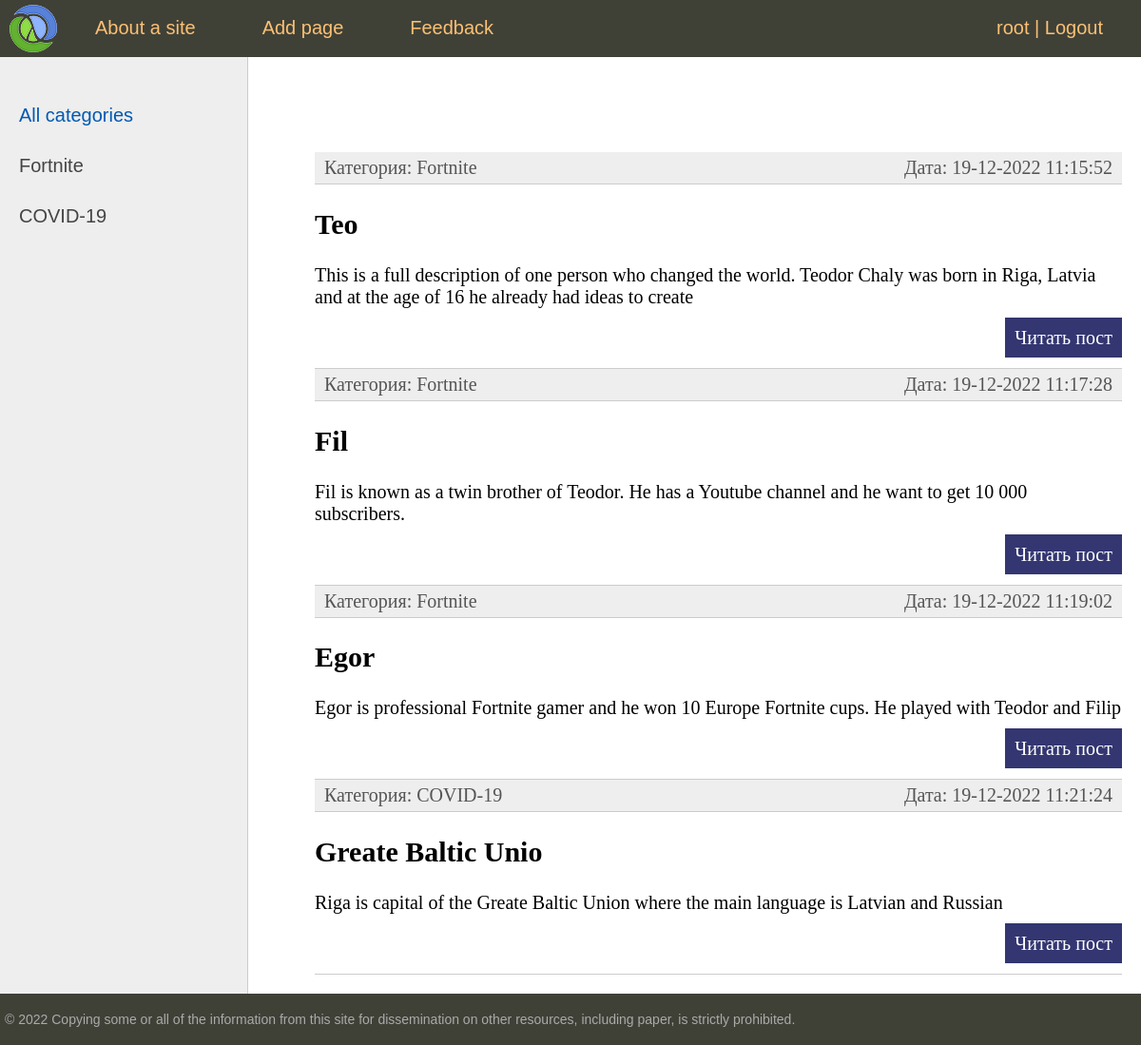
The app's page / (signed in) with its own data.
### blog/models.py (models this page shows, shortened)
class Category(models.Model):
    name = models.CharField(max_length=100, db_index=True)
    slug = models.SlugField(max_length=255, unique=True, db_index=True, verbose_name="URL")
    def __str__(self):
        return  self.name

class News(models.Model):
    title = models.CharField(max_length=255)
    slug = models.SlugField(max_length=255, unique=True, db_index=True, verbose_name="URL")
    content = models.TextField(blank=True)
    photo = models.ImageField(upload_to="photos/%Y/%m/%d/")
    time_create = models.DateTimeField(auto_now_add=True)
    time_update = models.DateTimeField(auto_now=True)
    is_published = models.BooleanField(default=True)
    cat = models.ForeignKey('Category', on_delete=models.PROTECT)
    def get_absolute_url(self):
        return reverse('post', kwargs = {'post_slug':self.slug})
    class Meta:
        verbose_name = "Breaking new" # ! Changes in admin panel (name)
        verbose_name_plural = "Breaking news"  # ! Changes in admin panel (name)
        ordering = ["id"]

### blog/views.py (the view)
# urls.py: path('', NewsHome.as_view(), name = 'home'),
class NewsHome(DataMixin ,ListView):
    model = News
    template_name = "blog/index.html"
    context_object_name = 'posts'
    def get_context_data(self, *, object_list=None, **kwargs):
        context = super().get_context_data(**kwargs)
        c_def = self.get_user_context(title="Main page  ")
        return dict(list(context.items()) + list(c_def.items()))
    def get_queryset(self):
        return News.objects.filter(is_published = True).select_related('cat')

### blog/templatetags/blog_tags.py (called while the page is built)
@register.inclusion_tag("blog/list_categories.html")
def show_categories(sort=None, cat_selected=0):
    if not sort:
        cats = Category.objects.all()
    else:
        cats = Category.objects.order_by(sort)
    return {"cats": cats, "cat_selected": cat_selected}

### blog/utils.py (called while the page is built)
    def get_user_context(self, **kwargs):
        context = kwargs
        cats = cache.get('cats')
        if not cats:
            cats = Category.objects.annotate(Count('news'))
            cache.set('cats', cats, 60)
        user_menu = menu.copy()
        if not self.request.user.is_authenticated:
            user_menu.pop(1)
        context['menu'] = user_menu
        context['cats'] = cats
        if 'cat_selected' not in context:
            context['cat_selected'] = 0
        return context

### blog/templates/blog/index.html (shortened to what this page needs)
{% extends 'blog/base.html' %}
{% block content %}
<ul class="list-articles">
	{% for p in posts %}
	<li><div class="article-panel">
	<p class="first">Категория: {{p.cat}}</p>
	<p class="last">Дата: {{p.time_update|date:"d-m-Y H:i:s"}}</p>
			<li><h2>{{p.title}}</h2>
	{% autoescape on %}
	{{p.content|linebreaks|truncatewords:50}}
	{% endautoescape %}
			<p class="link-read-post"><a target="_blank" href="{{p.get_absolute_url}}">Читать пост</a></p>
			</li>
	{% endfor %}
</ul>
{% endblock %}

### blog/templates/blog/base.html (shortened to what this page needs)
{% load static %}
{% load blog_tags %}
<!DOCTYPE html>
<html>
<head>
	<link type="text/css" href="{% static 'blog/css/styles.css' %}" rel="stylesheet" />
</head>
<body>
<table class="table-page" border=0 cellpadding="0" cellspacing="0">
<tr><td valign=top>
{% block mainmenu %}
		<div class="header">
			<ul id="mainmenu" class="mainmenu">
			<li class="logo"><a href="{% url 'home' %}"><div class="logo"></div></a></li>
{% for m in menu %}
			<li><a href="{% url m.url_name  %}">{{m.title}}</a></li>
{% endfor %}
				{% if request.user.is_authenticated%}
				<li class = "last">{{user.username}} | <a href = "{% url 'logout'%}">Logout</a></li>
				{% else %}
				<li class = "last"><a href="{% url 'registration'%}"> Registration</a> | <a href = "{% url 'login'%}">Join</a></li>
				{% endif %}
			</ul>
		</div>
{% endblock mainmenu %}
<table class="table-content" border=0 cellpadding="0" cellspacing="0">
<tr>
	<td valign="top" class="left-chapters">
	<ul id="leftchapters">
	{% if cat_selected == 0 %}
			<li class="selected">All categories</li>
	{% else %}
			<li><a href="{% url 'home' %}" target="_blank">All categories</a></li>
	{% endif %}
{% show_categories cat_selected=cat_selected %}
	</ul>
</td>
<td valign="top" class="content">
	<div class="content-text">
{% block content %}
{% endblock %}
	</div>
</td></tr></table>
</td></tr>
<tr><td valign=top>
	<div id="footer">
		<p>&copy; 2022 Copying some or all of the information from this site for dissemination on other resources, including paper, is strictly prohibited. </p>
	</div>
</td></tr></table>
</body>
</html>

### blog/templates/blog/list_categories.html
	{% for c in cats %}
		{% if c.pk == cat_selected %}
			<li class="selected">{{c.name}}</li>
		{% else %}
			<li><a href="{{ p.get_absolute_url }}">{{c.name}}</a></li>
		{% endif %}
	{% endfor %}

### blog/static/blog/css/styles.css (style rules this page uses)
html, body { font-family: 'Arial'; margin: 0; padding: 0; height: 100%; width: 100%; color: #444; }
a { color: #0059b2; text-decoration: none; }
p.link-read-post { text-align: right; }
p.link-read-post a { padding: 10px; min-width: 100px; background: #333671; color: #fff; text-decoration: none; }
div.article-panel { background: #eee; padding: 5px 10px 5px 10px; box-sizing: border-box; overflow: hidden; color: #555; }
div.article-panel p.first { margin: 0; float: left; }
div.article-panel p.last { margin: 0; float: right; }
ul.list-articles { list-style: none; margin: 0; padding: 0; }
ul.list-articles li { border-bottom: 1px solid #ccc; }
.table-page { width: 100%; height: 100%; vertical-align: top; }
.table-page tr { height: 100%; }
.header { background: #3F4137; height: 60px; }
.logo { background: url('../images/logo.png') no-repeat 10px 5px; width: 70px; height: 60px; }
ul.mainmenu { list-style: none; margin: 0; padding: 0; height: 60px; color: #fdc073; font-size: 20px; overflow: hidden; }
ul.mainmenu li { float: left; margin: 18px 40px 0 30px; }
ul.mainmenu li.logo { margin: 0; }
ul.mainmenu li.last { float: right; }
ul.mainmenu li a { color: #fdc073; text-decoration: none; }
.table-content { width: 100%; min-height: 100%; height: 100%; }
.left-chapters { margin: 0; background: #eee; border-right: 1px solid #ccc; min-height: 100%; }
.left-chapters ul { width: 230px; min-height: 100%; margin: 0; padding: 20px 10px 10px 20px; list-style: none; font-size: 20px; }
.left-chapters ul li { margin: 30px 0 0 0; color: #999; }
.left-chapters ul li.selected { color: #0059b2; }
.left-chapters ul li a { color: #444; text-decoration: none; }
.content { padding: 40px 20px 20px 40px; width: 100%; box-sizing: border-box; }
.content-text { margin: 60px 0 0 30px; color: #000; font-size: 20px; font-family: Yandex Sans Display Light; }
#footer { box-sizing: border-box; background: #3F4137; padding: 5px; color: #aaa; font-size: 14px; font-family: Verdana, Geneva, Arial, Helvetica; text-align: left; overflow: hidden; }

### records on screen
Category: name "Fortnite"
Category: name "COVID-19"
News: cat "Fortnite", time_update "19-12-2022 11:15:52", title "Teo", content "This is a full description of one person who changed the world. Teodor Chaly was born in Riga, Latvia and at the age of 16 he already had ideas to create"
News: cat "Fortnite", time_update "19-12-2022 11:17:28", title "Fil", content "Fil is known as a twin brother of Teodor. He has a Youtube channel and he want to get 10 000 subscribers."
News: cat "Fortnite", time_update "19-12-2022 11:19:02", title "Egor", content "Egor is professional Fortnite gamer and he won 10 Europe Fortnite cups. He played with Teodor and Filip"
News: cat "COVID-19", time_update "19-12-2022 11:21:24", title "Greate Baltic Unio", content "Riga is capital of the Greate Baltic Union where the main language is Latvian and Russian"

### other values on screen
{{ m.title }} "About a site" "Add page" "Feedback"
{{ user.username }} "root"
